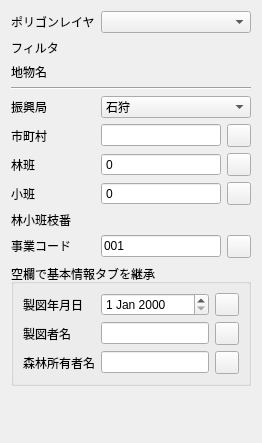
     <widget class="QWidget" name="tab_3">
      <attribute name="title">
       <string>施行地</string>
      </attribute>
      <layout class="QVBoxLayout" name="verticalLayout_6">
       <item>
        <layout class="QFormLayout" name="formLayout_2">
         <item row="0" column="0">
          <widget class="QLabel" name="label_5">
           <property name="text">
            <string>ポリゴンレイヤ</string>
           </property>
          </widget>
         </item>
         <item row="0" column="1">
          <widget class="QgsMapLayerComboBox" name="polygon"/>
         </item>
         <item row="1" column="0">
          <widget class="QLabel" name="label_42">
           <property name="text">
            <string>フィルタ</string>
           </property>
          </widget>
         </item>
         <item row="1" column="1">
          <widget class="QgsFieldExpressionWidget" name="polygonFilter"/>
         </item>
         <item row="2" column="0">
          <widget class="QLabel" name="label_6">
           <property name="text">
            <string>地物名</string>
           </property>
          </widget>
         </item>
         <item row="2" column="1">
          <widget class="QgsFieldExpressionWidget" name="polygonName"/>
         </item>
         <item row="3" column="0" colspan="2">
          <widget class="Line" name="line_6">
           <property name="orientation">
            <enum>Qt::Orientation::Horizontal</enum>
           </property>
          </widget>
         </item>
         <item row="4" column="0">
          <widget class="QLabel" name="label_11">
           <property name="text">
            <string>振興局</string>
           </property>
          </widget>
         </item>
         <item row="4" column="1">
          <widget class="QComboBox" name="shinkokyoku">
           <item>
            <property name="text">
             <string>石狩</string>
            </property>
           </item>
           <item>
            <property name="text">
             <string>胆振</string>
            </property>
           </item>
           <item>
            <property name="text">
             <string>オホーツク</string>
            </property>
           </item>
           <item>
            <property name="text">
             <string>上川</string>
            </property>
           </item>
           <item>
            <property name="text">
             <string>釧路</string>
            </property>
           </item>
           <item>
            <property name="text">
             <string>後志</string>
            </property>
           </item>
           <item>
            <property name="text">
             <string>宗谷</string>
            </property>
           </item>
           <item>
            <property name="text">
             <string>空知</string>
            </property>
           </item>
           <item>
            <property name="text">
             <string>十勝</string>
            </property>
           </item>
           <item>
            <property name="text">
             <string>根室</string>
            </property>
           </item>
           <item>
            <property name="text">
             <string>渡島</string>
            </property>
           </item>
           <item>
            <property name="text">
             <string>日高</string>
            </property>
           </item>
           <item>
            <property name="text">
             <string>檜山</string>
            </property>
           </item>
           <item>
            <property name="text">
             <string>留萌</string>
            </property>
           </item>
          </widget>
         </item>
         <item row="5" column="0">
          <widget class="QLabel" name="label_16">
           <property name="text">
            <string>市町村</string>
           </property>
          </widget>
         </item>
         <item row="5" column="1">
          <layout class="QHBoxLayout" name="horizontalLayout_3">
           <item>
            <widget class="QLineEdit" name="shichoson">
             <property name="maxLength">
              <number>20</number>
             </property>
            </widget>
           </item>
           <item>
            <widget class="QgsPropertyOverrideButton" name="shichosonOverride">
             <property name="text">
              <string/>
             </property>
            </widget>
           </item>
          </layout>
         </item>
         <item row="6" column="0">
          <widget class="QLabel" name="label_17">
           <property name="text">
            <string>林班</string>
           </property>
          </widget>
         </item>
         <item row="6" column="1">
          <layout class="QHBoxLayout" name="horizontalLayout_4">
           <item>
            <widget class="QSpinBox" name="rinpan">
             <property name="buttonSymbols">
              <enum>QAbstractSpinBox::ButtonSymbols::NoButtons</enum>
             </property>
            </widget>
           </item>
           <item>
            <widget class="QgsPropertyOverrideButton" name="rinpanOverride"/>
           </item>
          </layout>
         </item>
         <item row="7" column="0">
          <widget class="QLabel" name="label_19">
           <property name="text">
            <string>小班</string>
           </property>
          </widget>
         </item>
         <item row="7" column="1">
          <layout class="QHBoxLayout" name="horizontalLayout_5">
           <item>
            <widget class="QSpinBox" name="shohan">
             <property name="buttonSymbols">
              <enum>QAbstractSpinBox::ButtonSymbols::NoButtons</enum>
             </property>
            </widget>
           </item>
           <item>
            <widget class="QgsPropertyOverrideButton" name="shohanOverride"/>
           </item>
          </layout>
         </item>
         <item row="8" column="0">
          <widget class="QLabel" name="label_20">
           <property name="text">
            <string>林小班枝番</string>
           </property>
          </widget>
         </item>
         <item row="8" column="1">
          <widget class="QgsFieldExpressionWidget" name="edaban"/>
         </item>
         <item row="9" column="0">
          <widget class="QLabel" name="label_25">
           <property name="text">
            <string>&lt;html&gt;&lt;head/&gt;&lt;body&gt;&lt;p&gt;事業コード&lt;/p&gt;&lt;/body&gt;&lt;/html&gt;</string>
           </property>
          </widget>
         </item>
         <item row="9" column="1">
          <layout class="QHBoxLayout" name="horizontalLayout_6">
           <item>
            <widget class="QLineEdit" name="jigyoCode">
             <property name="inputMask">
              <string/>
             </property>
             <property name="text">
              <string>001</string>
             </property>
             <property name="maxLength">
              <number>3</number>
             </property>
            </widget>
           </item>
           <item>
            <widget class="QgsPropertyOverrideButton" name="jigyoCodeOverride"/>
           </item>
          </layout>
         </item>
         <item row="10" column="0" colspan="2">
          <widget class="QGroupBox" name="groupBox_2">
           <property name="title">
            <string>空欄で基本情報タブを継承</string>
           </property>
           <layout class="QFormLayout" name="formLayout_7">
            <item row="0" column="0">
             <widget class="QLabel" name="label_21">
              <property name="text">
               <string>製図年月日</string>
              </property>
             </widget>
            </item>
            <item row="1" column="0">
             <widget class="QLabel" name="label_23">
              <property name="text">
               <string>製図者名</string>
              </property>
             </widget>
            </item>
            <item row="2" column="0">
             <widget class="QLabel" name="label_24">
              <property name="text">
               <string>森林所有者名</string>
              </property>
             </widget>
            </item>
            <item row="0" column="1">
             <layout class="QHBoxLayout" name="horizontalLayout_7">
              <item>
               <widget class="QDateEdit" name="seizubi2"/>
              </item>
              <item>
               <widget class="QgsPropertyOverrideButton" name="seizubi2Override"/>
              </item>
             </layout>
            </item>
            <item row="1" column="1">
             <layout class="QHBoxLayout" name="horizontalLayout_8">
              <item>
               <widget class="QLineEdit" name="seizusha2"/>
              </item>
              <item>
               <widget class="QgsPropertyOverrideButton" name="seizusha2Override"/>
              </item>
             </layout>
            </item>
            <item row="2" column="1">
             <layout class="QHBoxLayout" name="horizontalLayout_9">
              <item>
               <widget class="QLineEdit" name="sanrinshoyusha2"/>
              </item>
              <item>
               <widget class="QgsPropertyOverrideButton" name="sanrinshoyusha2Override"/>
              </item>
             </layout>
            </item>
           </layout>
          </widget>
         </item>
         <item row="11" column="0" colspan="2">
          <spacer name="verticalSpacer_2">
           <property name="orientation">
            <enum>Qt::Orientation::Vertical</enum>
           </property>
           <property name="sizeHint" stdset="0">
            <size>
             <width>20</width>
             <height>40</height>
            </size>
           </property>
          </spacer>
         </item>
        </layout>
       </item>
      </layout>
     </widget>
